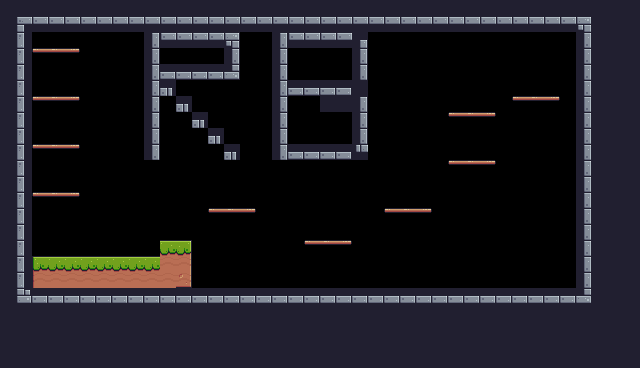

Below is a game level as drawn by its tile map, then a one-line description and the .tmx file that defines it, in full:
An orthogonal 40x23 tile map with 16x16 px tiles, 1 tile layer (Camada de Blocos 1) and 29 objects (10x Platform, Player).

<map version="1.10" tiledversion="1.10.2" orientation="orthogonal" renderorder="right-down" width="40" height="23" tilewidth="16" tileheight="16" infinite="0" nextlayerid="5" nextobjectid="50">
 <tileset firstgid="1" source="pixel_adventure_1.tsx" />
 <layer id="1" name="Camada de Blocos 1" width="40" height="23">
  <data encoding="csv">
112,112,112,112,112,112,112,112,112,112,112,112,112,112,112,112,112,112,112,112,112,112,112,112,112,112,112,112,112,112,112,112,112,112,112,112,112,112,112,112,
112,1,2,2,2,2,2,2,2,2,2,2,2,2,2,2,2,2,2,2,2,2,2,2,2,2,2,2,2,2,2,2,2,2,2,2,3,112,112,112,
112,23,0,0,0,0,0,0,0,25,2,2,2,2,3,0,0,25,2,2,2,2,4,0,0,0,0,0,0,0,0,0,0,0,0,0,25,112,112,112,
112,23,40,41,42,0,0,0,0,25,0,0,0,0,25,0,0,25,0,0,0,0,25,0,0,0,0,0,0,0,0,0,0,0,0,0,25,112,112,112,
24,23,0,0,0,0,0,0,0,25,46,46,46,46,47,0,0,25,0,0,0,0,25,0,0,0,0,0,0,0,0,0,0,0,0,0,25,112,112,112,
24,23,0,0,0,0,0,0,0,25,5,0,0,0,0,0,0,25,46,46,46,46,24,0,0,0,0,0,0,0,0,0,0,0,0,0,25,112,112,112,
24,23,40,41,42,0,0,0,0,25,0,5,0,0,0,0,0,25,0,0,24,24,25,0,0,0,0,0,0,0,0,0,40,41,42,0,25,112,112,112,
24,23,0,0,0,0,0,0,0,25,0,0,5,0,0,0,0,25,0,0,0,0,25,0,0,0,0,0,40,41,42,0,0,0,0,0,25,112,112,112,
24,23,0,0,0,0,0,0,0,25,0,0,0,5,0,0,0,25,0,0,0,0,25,0,0,0,0,0,0,0,0,0,0,0,0,0,25,112,112,112,
112,23,40,41,42,0,0,0,0,25,0,0,0,0,5,0,0,25,46,46,46,46,26,0,0,0,0,0,0,0,0,0,0,0,0,0,25,112,112,112,
112,23,0,0,0,0,0,0,0,0,0,0,0,0,0,0,0,0,0,0,0,0,0,0,0,0,0,0,40,41,42,0,0,0,0,0,25,112,112,112,
112,23,0,0,0,0,0,0,0,0,0,0,0,0,0,0,0,0,0,0,0,0,0,0,0,0,0,0,0,0,0,0,0,0,0,0,25,112,112,112,
112,23,40,41,42,0,0,0,0,0,0,0,0,0,0,0,0,0,0,0,0,0,0,0,0,0,0,0,0,0,0,0,0,0,0,0,25,112,112,112,
112,23,0,0,0,0,0,0,0,0,0,0,0,40,41,42,0,0,0,0,0,0,0,0,40,41,42,0,0,0,0,0,0,0,0,0,25,112,112,112,
112,23,0,0,0,0,0,0,0,0,0,0,0,0,0,0,0,0,0,0,0,0,0,0,0,0,0,0,0,0,0,0,0,0,0,0,25,112,112,112,
112,23,0,0,0,0,0,0,0,0,8,9,0,0,0,0,0,0,0,40,41,42,0,0,0,0,0,0,0,0,0,0,0,0,0,0,25,112,112,112,
112,23,7,8,8,8,8,8,8,8,30,31,0,0,0,0,0,0,0,0,0,0,0,0,0,0,0,0,0,0,0,0,0,0,0,0,25,112,112,112,
112,23,29,30,30,30,30,30,30,30,30,53,0,0,0,0,0,0,0,0,0,0,0,0,0,0,0,0,0,0,0,0,0,0,0,0,25,112,112,112,
112,45,46,46,46,46,46,46,46,46,46,46,46,46,46,46,46,46,46,46,46,46,46,46,46,46,46,46,46,46,46,46,46,46,46,46,47,112,112,112,
112,24,112,112,112,112,112,112,112,112,112,112,112,112,112,112,24,24,24,24,24,24,24,24,24,24,112,112,112,112,112,112,112,112,112,112,24,112,112,112,
112,24,112,24,24,24,24,24,24,24,24,24,24,112,112,112,24,24,24,24,24,24,24,24,24,24,24,24,24,24,24,24,24,24,24,24,24,112,112,112,
112,24,24,24,24,24,24,24,24,24,24,24,24,24,24,24,24,24,24,24,24,24,24,24,24,24,24,24,24,24,24,24,24,24,24,24,24,112,112,112,
112,112,112,112,112,112,112,112,112,112,112,112,112,112,24,24,24,24,24,24,112,112,112,112,112,112,112,112,112,112,112,112,112,112,112,112,112,112,112,112
</data>
 </layer>
 <objectgroup id="3" name="Colisions">
  <object id="5" x="17" y="17" width="14" height="283" />
  <object id="8" x="32" y="16" width="560" height="12" />
  <object id="9" x="584" y="28" width="8" height="275.5" />
  <object id="10" x="17" y="296.5" width="567" height="7.5" />
  <object id="11" x="31.5" y="257.5" width="128.5" height="29.5" />
  <object id="12" x="159.5" y="241.5" width="32" height="45.5" />
  <object id="27" name="Platform" type="Platform" x="458" y="110.75" width="28.5" height="7.5" />
  <object id="28" x="144.5" y="31.5" width="15" height="128" />
  <object id="29" x="153.5" y="32.5" width="85" height="14" />
  <object id="30" x="225.5" y="44" width="12.5" height="34.5" />
  <object id="31" x="158.5" y="73.5" width="78.5" height="4.5" />
  <object id="32" x="156.5" y="65" width="83.5" height="13.5" />
  <object id="33" x="161" y="79.5" width="14" height="15.5" />
  <object id="34" x="174.5" y="95" width="16.5" height="18" />
  <object id="35" x="193" y="111.5" width="15" height="15.5" />
  <object id="36" x="208" y="128" width="14.5" height="16" />
  <object id="37" x="222.5" y="146.5" width="18" height="12.5" />
  <object id="38" x="272.5" y="31.5" width="94.5" height="127.5" />
  <object id="39" x="596.5" y="392" />
  <object id="41" name="Platform" type="Platform" x="523.25" y="94.75" width="28.5" height="7.5" />
  <object id="42" name="Platform" type="Platform" x="458.25" y="159.75" width="28.5" height="7.5" />
  <object id="43" name="Platform" type="Platform" x="394.25" y="208.75" width="28.5" height="7.5" />
  <object id="44" name="Platform" type="Platform" x="312.75" y="241.75" width="28.5" height="7.5" />
  <object id="45" name="Platform" type="Platform" x="41.25" y="192.75" width="28.5" height="7.5" />
  <object id="46" name="Platform" type="Platform" x="217.75" y="209.75" width="28.5" height="7.5" />
  <object id="47" name="Platform" type="Platform" x="41.25" y="144.25" width="28.5" height="7.5" />
  <object id="48" name="Platform" type="Platform" x="40.75" y="97.25" width="28.5" height="7.5" />
  <object id="49" name="Platform" type="Platform" x="41.25" y="49.25" width="28.5" height="7.5" />
 </objectgroup>
 <objectgroup id="2" name="Spawnpoints">
  <object id="2" name="Player" type="Player" x="482.5" y="79" width="32" height="32" />
 </objectgroup>
</map>
